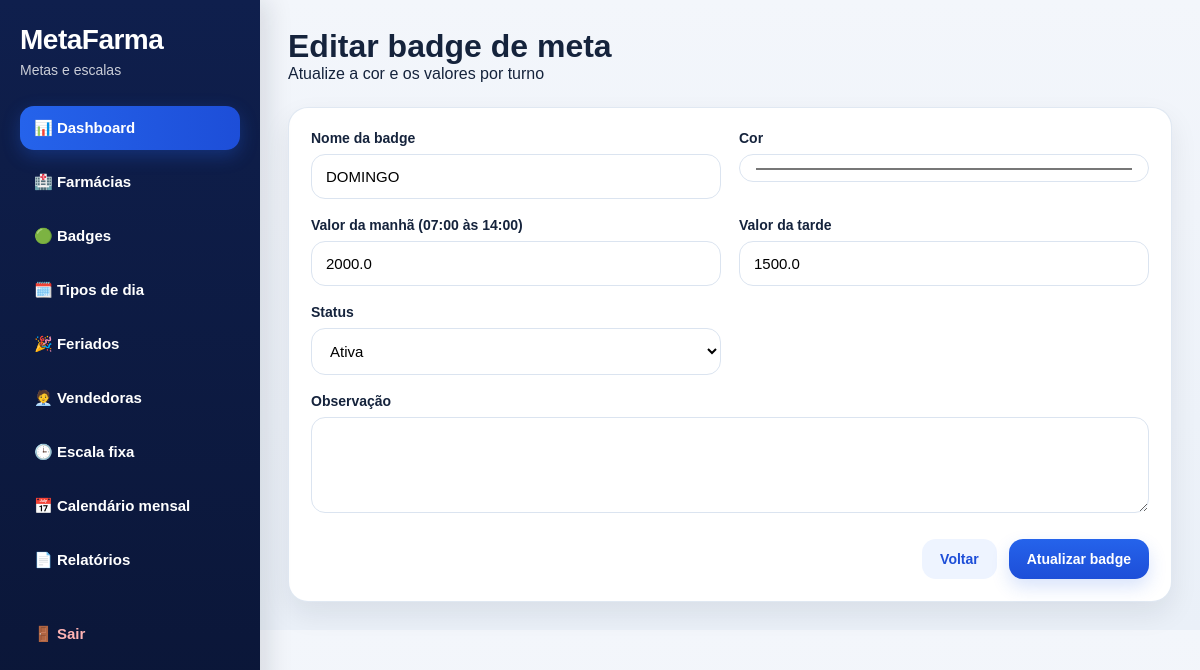
The page /badges/editar/3 (signed in) on the database its author committed.
### app/models.py (models this page shows, shortened)
class BadgeMeta(db.Model):
    __tablename__ = "badges_meta"
    id = db.Column(db.Integer, primary_key=True)
    nome = db.Column(db.String(50), nullable=False, unique=True, index=True)
    cor_hex = db.Column(db.String(20), nullable=False)
    valor_manha = db.Column(db.Float, default=0)
    valor_tarde = db.Column(db.Float, default=0)
    status = db.Column(db.String(20), default="ativa")
    observacao = db.Column(db.String(255), nullable=True)
    criado_em = db.Column(db.DateTime, default=agora_brasil)

### app/routes/badges.py (the view, shortened to what this page needs)
@badges_bp.route("/editar/<int:badge_id>", methods=["GET", "POST"])
@login_required
def editar(badge_id):
    badge = BadgeMeta.query.get_or_404(badge_id)
    return render_template("badges/editar.html", badge=badge)

### app/templates/badges/editar.html (shortened to what this page needs)
{% extends "base.html" %}
{% block content %}
<div class="page-header">
    <div>
        <h1>Editar badge de meta</h1>
        <p>Atualize a cor e os valores por turno</p>
    </div>
</div>
<div class="card form-card">
    <form method="POST" class="form-grid">
        <div class="form-group">
            <label>Nome da badge</label>
            <input type="text" name="nome" value="{{ badge.nome }}" required>
        </div>
        <div class="form-group">
            <label>Cor</label>
            <input type="color" name="cor_hex" value="{{ badge.cor_hex }}" required>
        </div>
        <div class="form-group">
            <label>Valor da manhã (07:00 às 14:00)</label>
            <input type="text" name="valor_manha" value="{{ badge.valor_manha or 0 }}" required>
        </div>
        <div class="form-group">
            <label>Valor da tarde</label>
            <input type="text" name="valor_tarde" value="{{ badge.valor_tarde or 0 }}" required>
        </div>
        <div class="form-group">
            <label>Status</label>
            <select name="status">
                <option value="ativa" {% if badge.status == 'ativa' %}selected{% endif %}>Ativa</option>
            </select>
        </div>
        <div class="form-group full-width">
            <label>Observação</label>
            <textarea name="observacao" rows="4">{{ badge.observacao or '' }}</textarea>
        </div>
        <div class="form-actions full-width">
            <a href="{{ url_for('badges.listar') }}" class="btn btn-secondary">Voltar</a>
            <button type="submit" class="btn btn-primary">Atualizar badge</button>
        </div>
    </form>
</div>
{% endblock %}

### app/static/css/style.css (style rules this page uses)
* { margin: 0; padding: 0; box-sizing: border-box; }
:root { --bg: #eef3f9; --sidebar: #0f1f4d; --sidebar-dark: #0a1535; --card: #ffffff; --primary: #2563eb; --primary-dark: #1d4ed8; --text: #15233c; --muted: #64748b; --border: #dbe4f0; --success: #16a34a; --danger: #dc2626; --warning: #d97706; --info-bg: #dbeafe; --info-text: #1d4ed8; --success-bg: #dcfce7; --danger-bg: #fee2e2; --warning-bg: #fef3c7; --shadow: 0 12px 28px rgba(15, 23, 42, 0.08); --shadow-soft: 0 6px 18px rgba(15, 23, 42, 0.06); --radius: 20px; }
body { font-family: Arial, Helvetica, sans-serif; background: linear-gradient(180deg, #f3f6fb 0%, #eaf0f8 100%); color: var(--text); }
a { text-decoration: none; }
.page-header { display: flex; align-items: center; justify-content: space-between; gap: 16px; margin-bottom: 24px; flex-wrap: wrap; }
.card { background: var(--card); border-radius: var(--radius); box-shadow: var(--shadow); padding: 22px; border: 1px solid rgba(219, 228, 240, 0.85); }
.form-card { max-width: 1000px; }
.form-grid { display: grid; grid-template-columns: repeat(2, minmax(220px, 1fr)); gap: 18px; }
.form-group { display: flex; flex-direction: column; gap: 8px; }
.full-width { grid-column: 1 / -1; }
label { font-size: 14px; font-weight: 700; color: var(--text); }
input, select, textarea { width: 100%; border: 1px solid var(--border); border-radius: 14px; padding: 13px 14px; outline: none; font-size: 15px; background: #fff; transition: .2s ease; }
.form-actions { display: flex; justify-content: flex-end; gap: 12px; margin-top: 8px; flex-wrap: wrap; }
.btn { border: none; border-radius: 14px; padding: 12px 18px; cursor: pointer; font-weight: 800; font-size: 14px; display: inline-flex; align-items: center; justify-content: center; transition: .2s ease; }
.btn-primary { background: linear-gradient(180deg, var(--primary) 0%, var(--primary-dark) 100%); color: #fff; box-shadow: 0 8px 18px rgba(37, 99, 235, 0.18); }
.btn-secondary { background: #eef4ff; color: var(--primary-dark); }

### rows shown on the page
BadgeMeta: nome "DOMINGO", cor_hex "#401aff", valor_manha "2000.0", valor_tarde "1500.0", status "Ativa"
